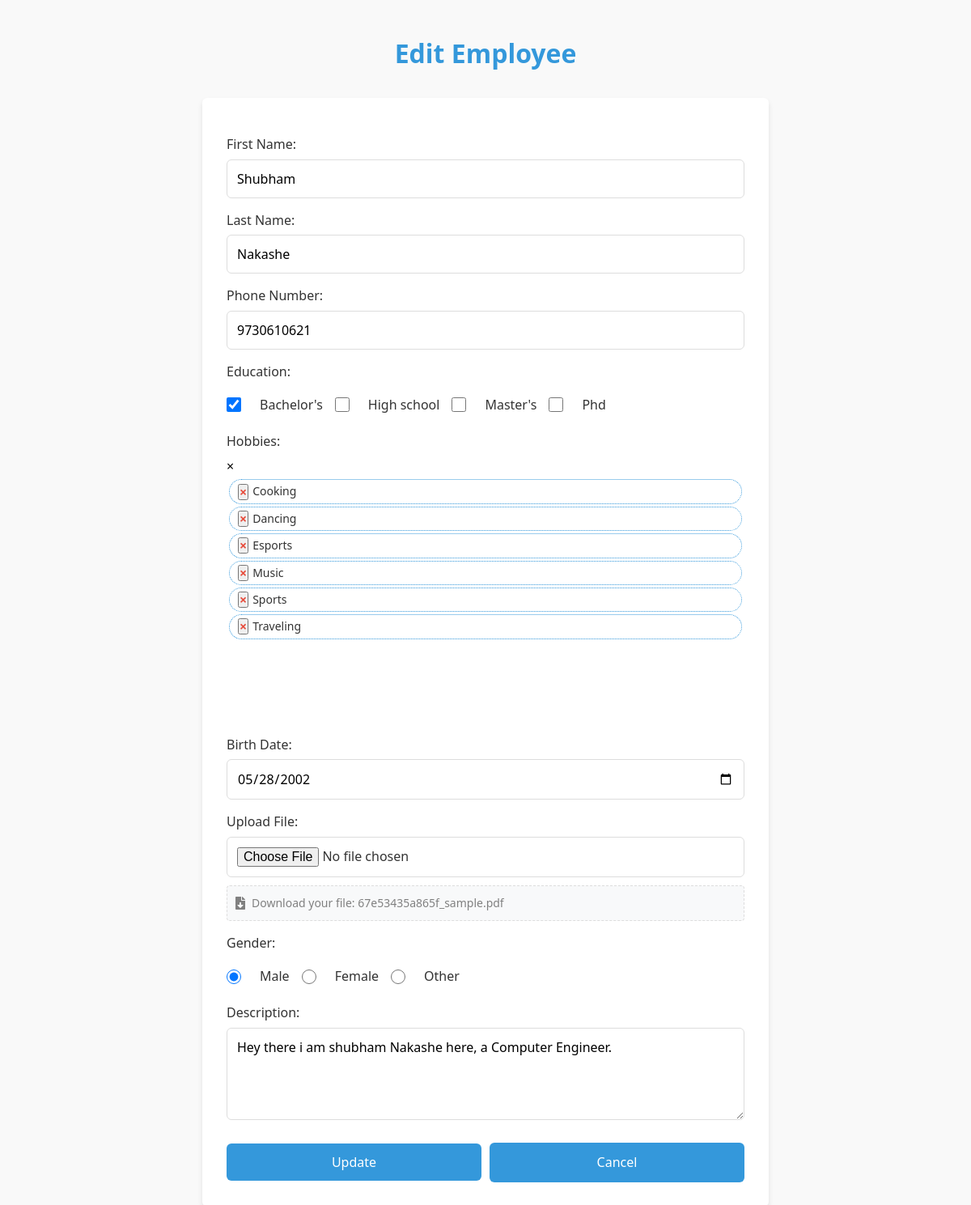
Page /views/Adminstrator/EditEmployee.php?id=1 (signed in) on the earlier database version.
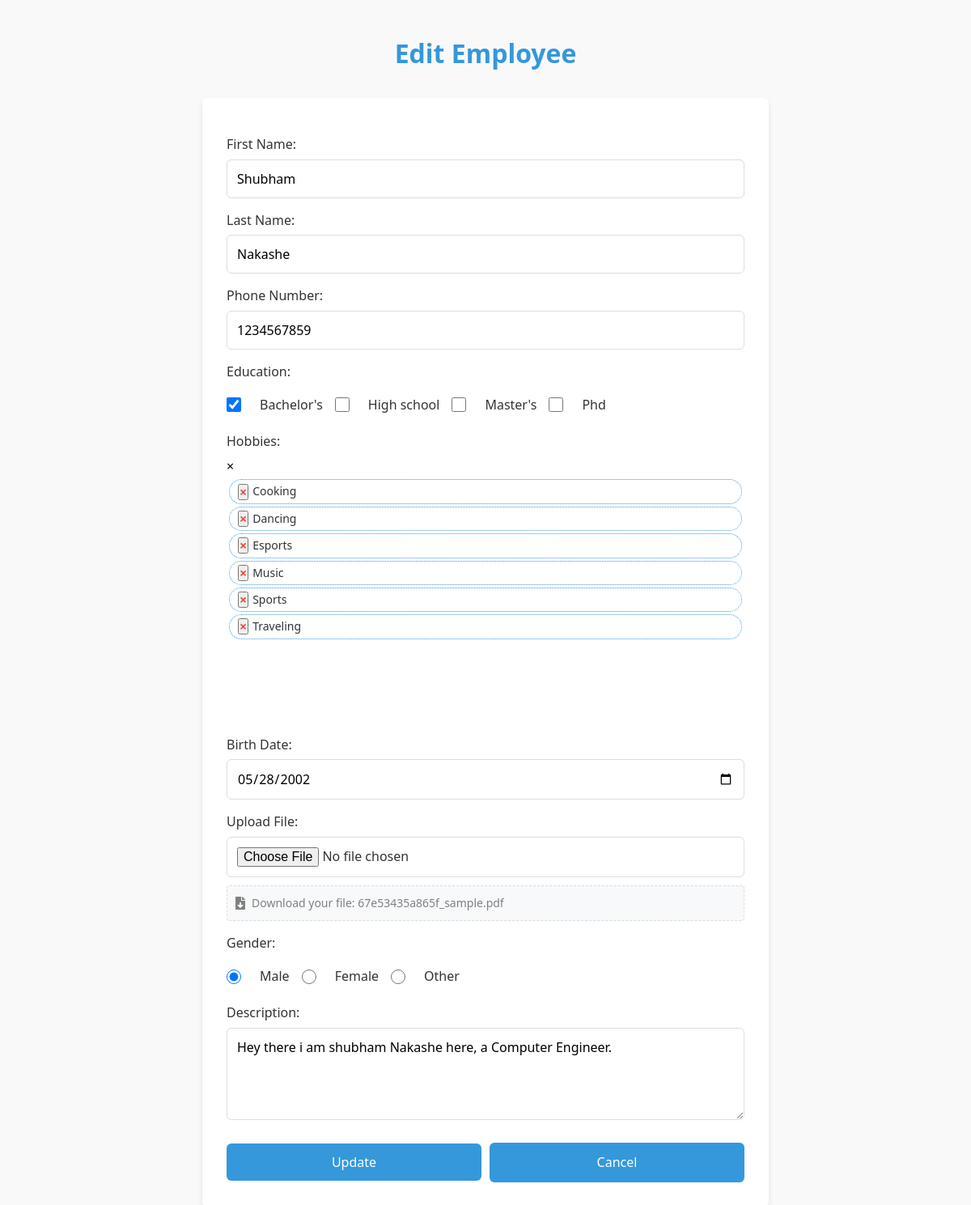
Same page on the later database version.
### tables this page shows
CREATE TABLE `employees` (
  `Eid` int(11) NOT NULL,
  `EName` varchar(50) NOT NULL,
  `Ephone` varchar(20) NOT NULL,
  `Ebirth_date` date NOT NULL,
  `Egender` enum('Male','Female','Other') NOT NULL,
  `Edescription` text DEFAULT NULL,
  `Efile_path` varchar(255) DEFAULT NULL
);

### utils/RepopulateEditemployee.php (called while the page is built, shortened)
<?php
if (isset($_GET['id'])) {
    $employeeId = (int)$_GET['id'];
    $employeeController = new EmployeeController();
    $employee = $employeeController->ViewEmployeeDetails($employeeId);
    if ($employee) {
        $nameParts = explode(' ', $employee['EName'], 2);
        $firstname = $nameParts[0] ?? '';
        $lastname = $nameParts[1] ?? '';
        $phone = $employee['Ephone'];
        $birthdate = $employee['Ebirth_date'];
        $gender = $employee['Egender'];
        $description = $employee['Edescription'];
        $file_path = $employee['Efile_path'];
    } else {
        $_SESSION['notification'] = "Employee not found";
        $_SESSION['notificationClass'] = "error";
        header("Location: Dashboard.php");
        exit();
    }
} else {
    header("Location: Dashboard.php");
    exit();
}
?>

### controllers/EmployeeController.php (called while the page is built, shortened)
<?php
class EmployeeController{
        function ViewEmployeeDetails($Eid) {
            global $conn, $notification, $notificationClass;
            $query = "SELECT
                        e.Eid,
                        e.EName,
                        e.Ephone,
                        e.Ebirth_date,
                        e.Egender,
                        e.Edescription,
                        e.Efile_path,
                        GROUP_CONCAT(DISTINCT ed.EduName SEPARATOR ', ') AS education,
                        GROUP_CONCAT(DISTINCT h.Hname SEPARATOR ', ') AS hobbies
                      FROM employees e
                      LEFT JOIN employee_educations ee ON e.Eid = ee.employee_id
                      LEFT JOIN educations ed ON ee.education_id = ed.Eduid
                      LEFT JOIN employee_hobbies eh ON e.Eid = eh.employee_id
                      LEFT JOIN hobbies h ON eh.hobby_id = h.Hid
                      WHERE e.Eid = ?;
                      "
                      ;
                    try{
                        $stmt = $conn->prepare($query);
                        $stmt->bind_param("i", $Eid);
                        $stmt->execute();
                        $result = $stmt->get_result();
                        $employee = $result->fetch_assoc();
                        return $employee;
                    }
                catch(Exception $e){
                    error_log("Database error: " . $e->getMessage());
                    return [];
                }
        }
               }
?>

### views/Adminstrator/EditEmployee.php (the view, shortened to what the changed rows need)
<?php
include '../../config/config.php';
include '../../controllers/EmployeeController.php';
include '../../utils/RepopulateEditemployee.php';
?>
<!DOCTYPE html>
<html lang="en">
<head>
    <link rel="stylesheet" href="../../assets/Styles/AddEmp.css">
    <link rel="stylesheet" href="../../assets/Styles/EditEmp.css">
    <link href="https://cdn.jsdelivr.net/npm/select2@4.1.0-rc.0/dist/css/select2.min.css" rel="stylesheet" />
    <link rel="stylesheet" href="https://cdn.jsdelivr.net/npm/select2-bootstrap-5-theme@1.3.0/dist/select2-bootstrap-5-theme.min.css" />
    <link rel="stylesheet" href="https://cdnjs.cloudflare.com/ajax/libs/font-awesome/5.15.4/css/all.min.css">
    <link rel="stylesheet" href="../../assets/Styles/Notification.css">
</head>
<body>
    <h1>Edit Employee</h1>
    <form action="<?php echo htmlspecialchars($_SERVER["PHP_SELF"]) . '?id=' . $employeeId; ?>" method="POST" enctype="multipart/form-data">
        <label for="firstname">First Name:</label>
        <input type="text" id="firstname" name="firstname" value="<?= htmlspecialchars($firstname) ?>" required>
        <label for="lastname">Last Name:</label>
        <input type="text" id="lastname" name="lastname" value="<?= htmlspecialchars($lastname) ?>" required>
        <label for="phone">Phone Number:</label>
        <input type="tel" id="phone" name="phone" value="<?= htmlspecialchars($phone) ?>" required>
        <label>Education:</label>
        <div class="checkbox-group">
            <?php
        include '../../utils/FetchEdu.php';
        ?>
        </div>
        <label for="hobbies">Hobbies:</label>
        <label for="birthdate">Birth Date:</label>
        <input type="date" id="birthdate" name="birthdate" value="<?= htmlspecialchars($birthdate) ?>" required>
        <label for="file">Upload File:</label>
        <input type="file" id="file" name="file">
        <?php if ($file_path): ?>
            <div class="current-file">
                <a href="../../Uploads/<?= htmlspecialchars($file_path) ?>" class="file-download-link" download >
                    <i class="fas fa-file-download"></i> Download your file: <?= htmlspecialchars($file_path) ?>
        </a>
    </div>
    <?php endif; ?>
    <label>Gender:</label>
    <div class="radio-group">
        <input type="radio" id="male" name="gender" value="Male" <?= $gender == 'Male' ? 'checked' : '' ?> required>
        <label for="male">Male</label>
        <input type="radio" id="female" name="gender" value="Female" <?= $gender == 'Female' ? 'checked' : '' ?> required>
        <label for="female">Female</label>
        <input type="radio" id="other" name="gender" value="Other" <?= $gender == 'Other' ? 'checked' : '' ?> required>
        <label for="other">Other</label>
    </div>
    <label for="description">Description:</label>
    <textarea id="description" name="description" rows="4" cols="50" required><?= htmlspecialchars($description) ?></textarea>
    <div class="actionfield">
        <button type="submit" name="update_employee">Update</button>
        <a href="ViewEmployee.php?id=<?= $employeeId ?>">Cancel</a>
    </div>
</form>
</body>
</html>

Differences in the rows shown:
changed employees "67e53435a865f_sample.pdf": phone "9730610621" → "1234567859"
